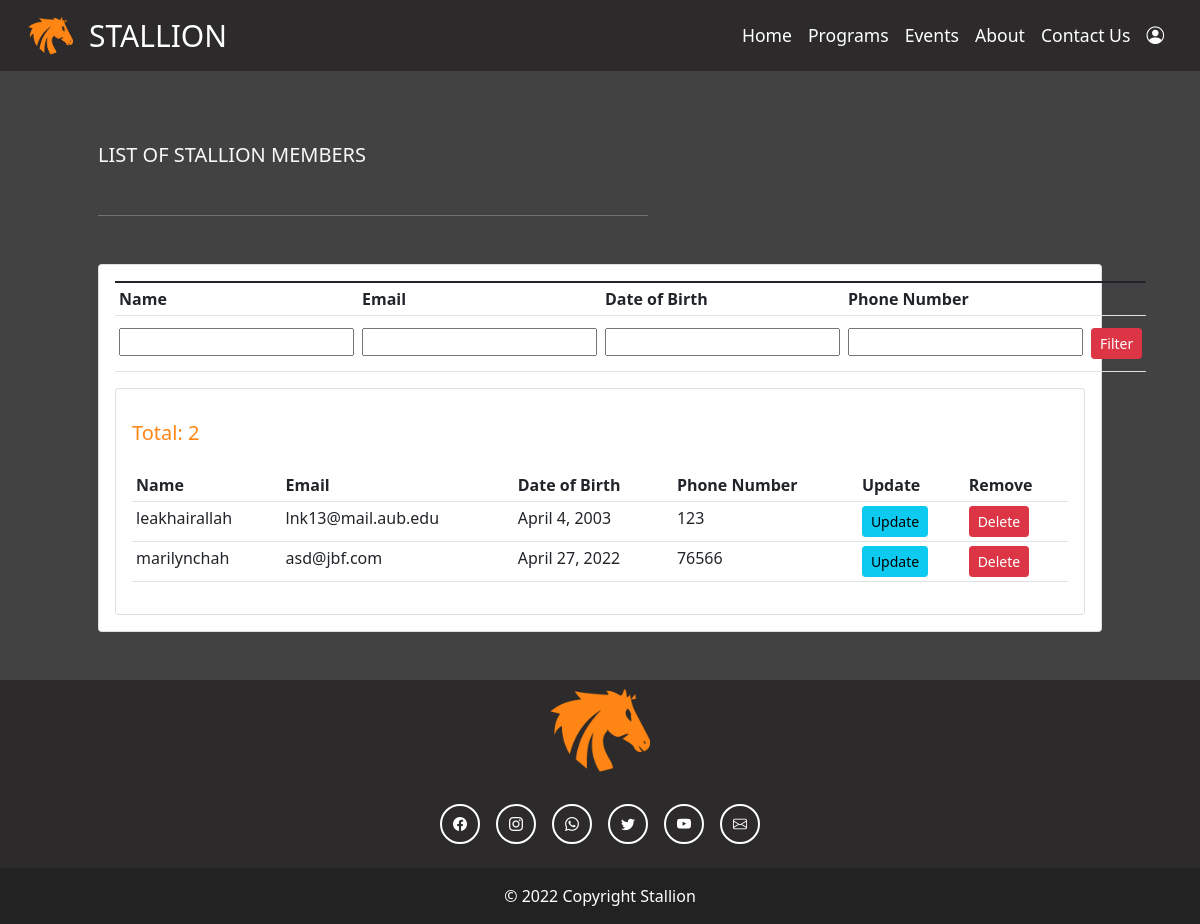
Before: /members/ with the older database file.
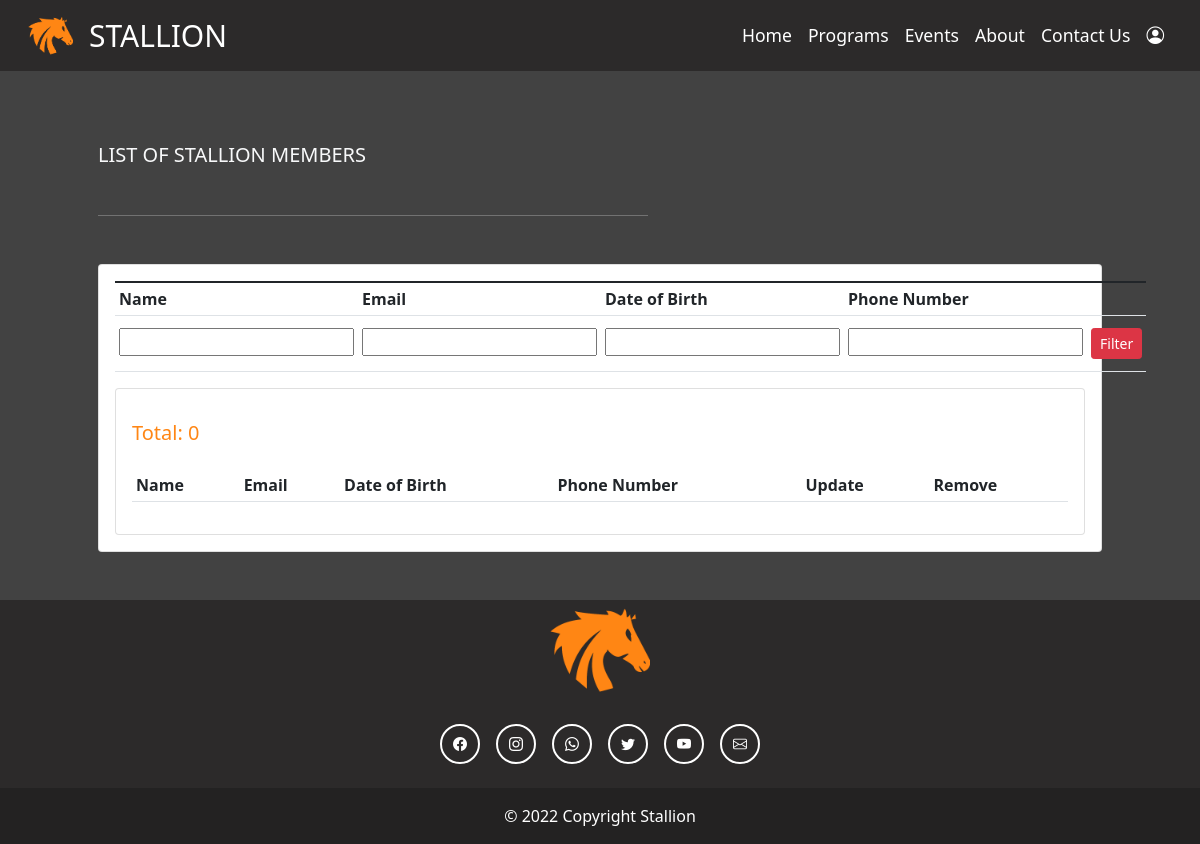
After: the same page with the newer database file.
### stallion_website/models.py (models this page shows, shortened)
class Member(models.Model):
    user = models.OneToOneField(User, null=True, on_delete=models.CASCADE )
    name = models.CharField(max_length=30)
    email = models.EmailField(max_length=100, unique=True)
    dob = models.DateField(null=True)
    phone_number = models.IntegerField(null=True)

### stallion_website/views.py (the view)
# urls.py: path('members/', views.members, name="members"),
def members(request):
    members = Member.objects.all()
    form = FilterMembersForm(request.POST)
    return render(request, 'stallion_website/members.html', {'members': members, 'form': form})

### stallion_website/forms.py
class FilterMembersForm(forms.Form):
    name = forms.CharField(required=False)
    email = forms.CharField(required=False)
    dob = forms.CharField(required=False)
    phone_number = forms.CharField(required=False)

### stallion_website/templates/stallion_website/members.html (shortened to what this page needs)
{% load static %}
<!doctype html>
<html lang="en">
  <head>
    <link
    href="https://cdn.jsdelivr.net/npm/bootstrap@5.1.3/dist/css/bootstrap.min.css"
    rel="stylesheet"
    />
    <link
      rel="stylesheet"
      href="https://cdn.jsdelivr.net/npm/bootstrap-icons@1.5.0/font/bootstrap-icons.css"
    />
    <link
      rel="stylesheet"
      type="text/css"
      href="{% static '/css/adminAccount.css' %}"
    />
  </head>
    {% include 'stallion_website/navbar.html' %}
    <br>
    <div class="col-md-11 mx-auto">
        <h5 class="text-light m-5">LIST OF STALLION MEMBERS</h5>
        <hr width="50%" class="me-auto m-5" style="color: white;">
        <div class="card card-body m-5">
            <table class="table table-sm">
                <form method="POST" action="{% url 'filter_member' %}">
                <tr>
                    <th>Name</th>
                    <th>Email</th>
                    <th>Date of Birth</th>
                    <th>Phone Number</th>
                    <th></th>
                </tr>
                <td>
                    <div class="form-floating mt-2 mb-2">
                        {{form.name}}
                      </div>
                </td>
                <td>
                    <div class="form-floating mt-2 mb-2">
                        {{form.email}}
                    </div>
                </td>
                <td>
                    <div class="form-floating mt-2 mb-2">
                        {{form.dob}}
                    </div>
                </td>
                <td>
                    <div class="form-floating mt-2 mb-2">
                        {{form.phone_number}}
                    </div>
                </td>
                <td>
                    <input class="btn btn-sm btn-danger mt-2 mb-2" type="submit" value="Filter"></input>
                </td>
            </form>
            </table>
        <div class="card card-body">
            <div>
                <h5 class="pt-3 pb-3" style="color: var(--darkorange);">Total: {{members.count}}</h5>
            </div>
            <table class="table table-sm">
                <tr>
                    <th>Name</th>
                    <th>Email</th>
                    <th>Date of Birth</th>
                    <th>Phone Number</th>
                    <th>Update</th>
                    <th>Remove</th>
                </tr>
                {% for m in members %}
                <tr>
                    <td>{{m.name}}</td>
                    <td>{{m.email}}</td>
                    <td>{{m.dob}}</td>
                    <td>{{m.phone_number}}</td>
                    <td><a class="btn btn-sm btn-info" href="{% url 'update_member' m.name %}">Update</a></td>
                    <td><a class="btn btn-sm btn-danger" href="{% url 'delete_member' m.name %}">Delete</a></td>
                </tr>
                {% endfor %}
            </table>
        </div>
    </div>
    </div>
    {% include 'stallion_website/footer.html' %}
</html>

Changed rows visible on the page:
removed Member: name "leakhairallah", email "lnk13@mail.aub.edu", dob "April 4, 2003", phone_number "123"
removed Member: name "marilynchah", email "asd@jbf.com", dob "April 27, 2022", phone_number "76566"
Other visible differences:
{{ members.count }}: "2" → "0"
